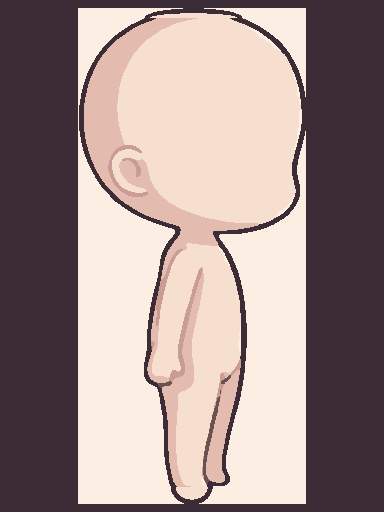
#> input picture review-apk/web/src/game/art/base/dir_E.png, 384 x 512 px
$ python -i build_base.py   (imports and definitions only)
#> lines starting #> are read from the running program, lines starting #| are printed output that depends on the picture; after the words box and inside, x2 and y2 are one past the last pixel; in counts of white or black regions, pixels touching at a corner belong together
#> further down, picture is the input picture: shape (512, 384, 3); mean B, G, R 139.3, 142.3, 160.6
"""Build the crisp 8-direction chibi base from the supplied mannequin reference sheets.

usage: python3 -I build_base.py <sheetA.jpg> <sheetB.jpg> <outdir>
Each direction is re-traced with a FIXED role palette so skin can be palette-swapped in game:
  outputs  dir_<D>.png      RGBA, default skin
           dir_<D>_idx.png  R = role index (0..N-1), A = same alpha
"""
import sys, os, json, cv2, numpy as np
sys.path.insert(0, os.path.dirname(os.path.abspath(__file__)))
from crisp import cutout

H_OUT, W_OUT, SCALE = 512, 384, 6
# role palette in BGR, measured from the front reference; role 0 is the ink outline
ROLES = {
    "outline": (54, 44, 59),    # plum-brown ink (softened from the reference's near-black)
    "line_soft": (76, 64, 60),
    "skin_deep": (140, 125, 121)[::-1],
    "skin_shade": (172, 180, 208),
    "skin_base": (206, 223, 246),
    "skin_light": (222, 236, 252),
}
ROLE_NAMES = list(ROLES)
# classification anchors (what to look for in the reference), BGR
ANCHORS = np.array([(10, 10, 18), (60, 64, 76), (121, 125, 140), (172, 180, 208), (206, 223, 246), (226, 238, 252)], np.float32)
OUT_RGB = np.array([(0x3b, 0x2c, 0x36), (0x6b, 0x52, 0x52), (0xc9, 0x9c, 0x94), (0xe3, 0xbb, 0xaf), (0xf6, 0xdf, 0xce), (0xfc, 0xee, 0xe2)], np.uint8)


def inner_boxes(im):
    g = cv2.cvtColor(im, cv2.COLOR_BGR2GRAY)
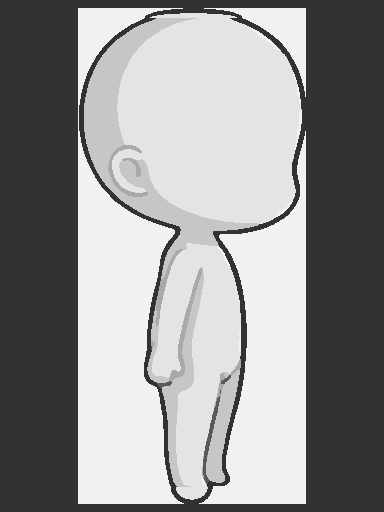
#> g: shape (512, 384); min 50, max 241, mean 147.7
    _, th = cv2.threshold(g, 140, 255, cv2.THRESH_BINARY_INV)
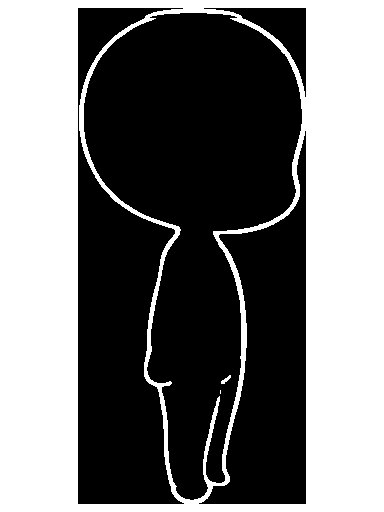
#> th: shape (512, 384); 45.7% white; 3 white regions (1 under 20 px), largest, box (x1, y1, x2, y2) and area: (0, 0, 384, 512) 89824, (221, 375, 231, 384) 39
    hz = cv2.morphologyEx(th, cv2.MORPH_OPEN, cv2.getStructuringElement(cv2.MORPH_RECT, (60, 1)))
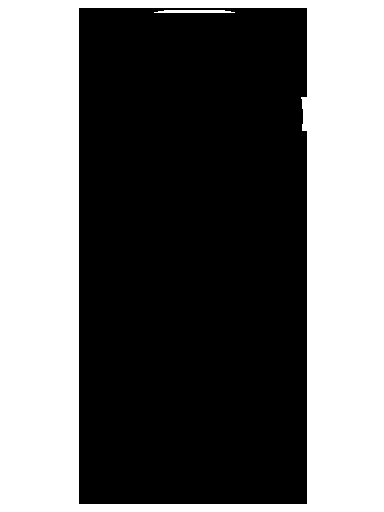
#> hz: shape (512, 384); 42.7% white; 2 white regions, box (x1, y1, x2, y2) and area: (0, 0, 384, 512) 83677, (154, 10, 235, 13) 215
    vt = cv2.morphologyEx(th, cv2.MORPH_OPEN, cv2.getStructuringElement(cv2.MORPH_RECT, (1, 90)))
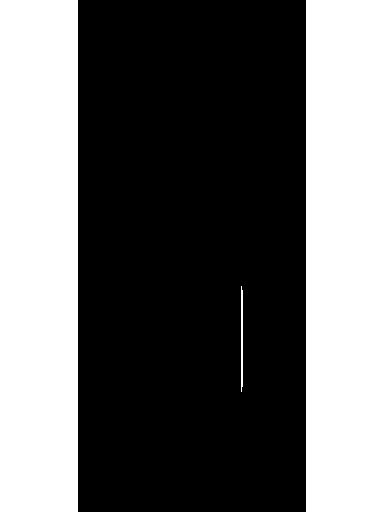
#> vt: shape (512, 384); 40.7% white; 3 white regions, box (x1, y1, x2, y2) and area: (0, 0, 78, 512) 39936, (306, 0, 384, 512) 39936, (241, 286, 243, 392) 203
    grid = cv2.dilate(cv2.bitwise_or(hz, vt), np.ones((3, 3), np.uint8))
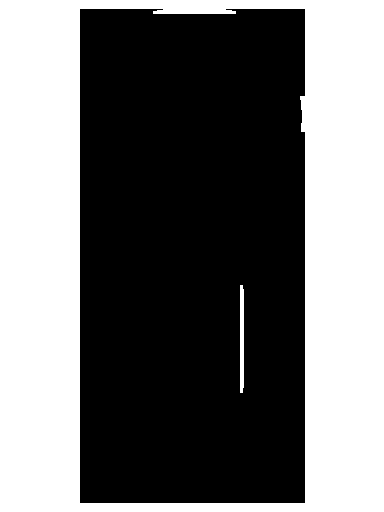
#> grid: shape (512, 384); 43.9% white; 2 white regions
    cs, _ = cv2.findContours(cv2.bitwise_not(grid), cv2.RETR_LIST, cv2.CHAIN_APPROX_SIMPLE)
#> cs = 2 contours; box (x1, y1, x2, y2) and area: (80, 9, 305, 503) 109884, (239, 284, 245, 394) 533
    bx = [cv2.boundingRect(c) for c in cs]
#> bx = [(239, 284, 6, 110), (80, 9, 225, 494)]
    bx = [b for b in bx if 50 < b[2] < 330 and 100 < b[3] < 330]
#> bx = []
    inner = [b for b in bx if not any(o != b and o[0] > b[0] and o[1] > b[1] and o[0] + o[2] < b[0] + b[2] and o[1] + o[3] < b[1] + b[3] for o in bx)]
#> inner = []
    return sorted(inner, key=lambda b: (round(b[1] / 60), b[0]))


# [69 lines left out: functions trace, cap_edges, render, not called in this run]


def colorize(idx, a, palette=OUT_RGB):
    rgb = palette[idx]
    return np.dstack([rgb[:, :, 2], rgb[:, :, 1], rgb[:, :, 0], a])  # BGRA for cv2.imwrite


# [19 lines left out: function main, not called in this run]


# [2 lines not run here, left out]

>>> import cv2
>>> picture = cv2.imread('../../review-apk/web/src/game/art/base/dir_E.png')
>>> result = inner_boxes(picture)
#> result = []

$ run again, on review-apk/web/src/game/art/base/dir_NE.png
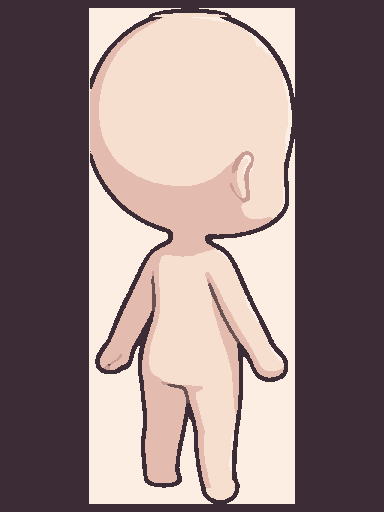
#> input picture review-apk/web/src/game/art/base/dir_NE.png, 384 x 512 px
#> picture is the input picture: shape (512, 384, 3); mean B, G, R 127.7, 129.3, 148.2
#> in inner_boxes, `_, th = cv2.threshold(g, 140, 255, cv2.THRESH_BINARY_INV)`:
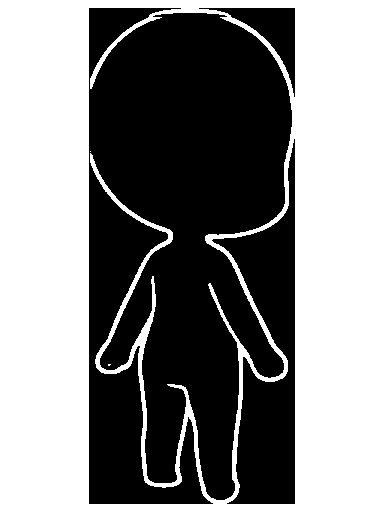
#> th: shape (512, 384); 51.9% white; 3 black regions, box (x1, y1, x2, y2) and area: (89, 8, 292, 504) 78732, (212, 139, 295, 504) 13496, (199, 8, 295, 97) 2285
#> hz: shape (512, 384); 48.2% white; 2 white regions, box (x1, y1, x2, y2) and area: (0, 0, 384, 512) 94594, (156, 11, 226, 13) 132
#> vt: shape (512, 384); 46.4% white; 3 white regions, box (x1, y1, x2, y2) and area: (0, 0, 89, 512) 45568, (295, 0, 384, 512) 45568, (143, 381, 145, 482) 186
#> in inner_boxes, `grid = cv2.dilate(cv2.bitwise_or(hz, vt), np.ones((3, 3), np.uint8))`:
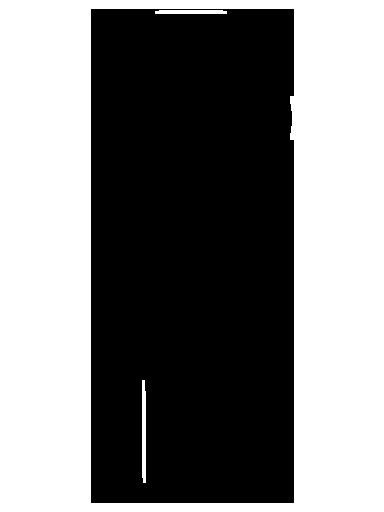
#> grid: shape (512, 384); 49.4% white; 3 white regions
#> cs = 3 contours; box (x1, y1, x2, y2) and area: (91, 9, 294, 503) 99451, (141, 379, 147, 484) 501, (154, 9, 228, 15) 354
#> in inner_boxes, `bx = [cv2.boundingRect(c) for c in cs]`: bx = [(141, 379, 6, 105), (154, 9, 74, 6), (91, 9, 203, 494)]
#> in inner_boxes, `bx = [b for b in bx if 50 < b[2] < 330 and 100 < b[3] < 330]`: bx = []
